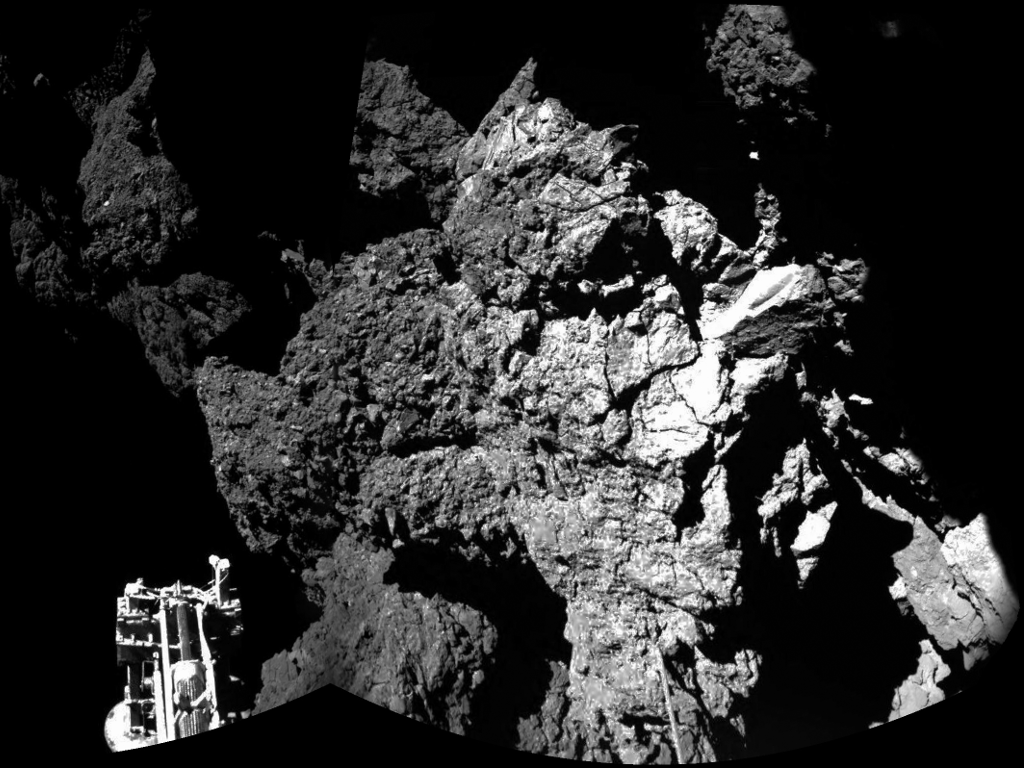
#> input picture Twitter/ca2015ref/p102_Python/comet.crop.png, 1024 x 768 px
$ python proftest.py
#> lines starting #> are read from the running program, lines starting #| are printed output that depends on the picture
### Twitter/ca2015ref/p102_Python/fwht_python.py
from numpy import log2
import random
from PIL import Image

fbits = 8 # 8 bit grayscale image
chunksize = 32
nterms = 4

def fwht(arr):
    n = len(arr)
    b = int(log2(n))

    for bit in range(b):
        for k in range(n):
            if k & (1 << bit) == 0:
                j = (1 << bit) | k
                tmp = arr[k]
                arr[k] += arr[j]
                arr[j] = tmp - arr[j]

def squishChunk(f):
    n = len(f)
    b = int(log2(n))

    # shift function so that its range is centred around 0, e.g. [0,255] -> [-128,127]
    f = [j - (1 << fbits - 1) for j in f]

    fwht(f)
    f = [int(float(j) / n) for j in f]

    Franked = sorted(list(enumerate(f)),key=lambda x:-abs(x[1]))
    return Franked[:nterms]

def expandChunk(cmpChunk):
    nterms = len(cmpChunk)
    fbar = [0 for j in range(chunksize)]
    for j in range(nterms):
        fbar[cmpChunk[j][0]] = cmpChunk[j][1]

    fwht(fbar)
    return [j + (1 << fbits -1) for j in fbar]


def squishImage(imgfile):
    # file should be 8 bit grayscale, #pixels divisible by chunksize
#> called with imgfile = 'comet.crop.png'
    img = Image.open(imgfile)
#> img is the input picture: PIL image 1024x768 L; min 0, max 255, mean 44.5
    img_arr = list(img.getdata())
#> img_arr = 786432 items
    #npixels = img.size[0] * img.size[1]
    npixels = len(img_arr)
#> npixels = 786432
    new_img_arr = [0 for j in range(npixels)]
    nchunks = npixels / chunksize
#> nchunks = 24576
    cmpChunks = [0 for j in range(nchunks)]

    for j in range(nchunks):
        start = j * chunksize
        end = start + chunksize
        chunk = img_arr[start:end]
        cmpChunks[j] = squishChunk(chunk)
#> after the loop, cmpChunks = 24576 items

    print 'Compressed size: ', 18./8 * nterms * nchunks, 'bytes'
#| Compressed size:  221184.0 bytes

    return cmpChunks

def expandImage(cmpChunks,x,y):
    nchunks = len(cmpChunks)
    new_img_arr = [0 for j in range(nchunks * chunksize)]
    start = 0

    for j in range(nchunks):
        chunk = expandChunk(cmpChunks[j])
        new_img_arr[start:start + chunksize] = chunk
        start += chunksize

    new_img = Image.new('L',(x,y))
    new_img.putdata(new_img_arr)
    new_img.show()


### Twitter/ca2015ref/p102_Python/proftest.py
import fwht_python as fwht
cmpChunks = fwht.squishImage("comet.crop.png")
#> cmpChunks = 24576 items
fwht.expandImage(cmpChunks,1024,768)
#> in expandImage, `nchunks = len(cmpChunks)`: nchunks = 24576
#> in expandImage, `new_img = Image.new('L',(x,y))`: new_img: PIL image 1024x768 L; every value is 0
#> in expandImage, `new_img.putdata(new_img_arr)`:
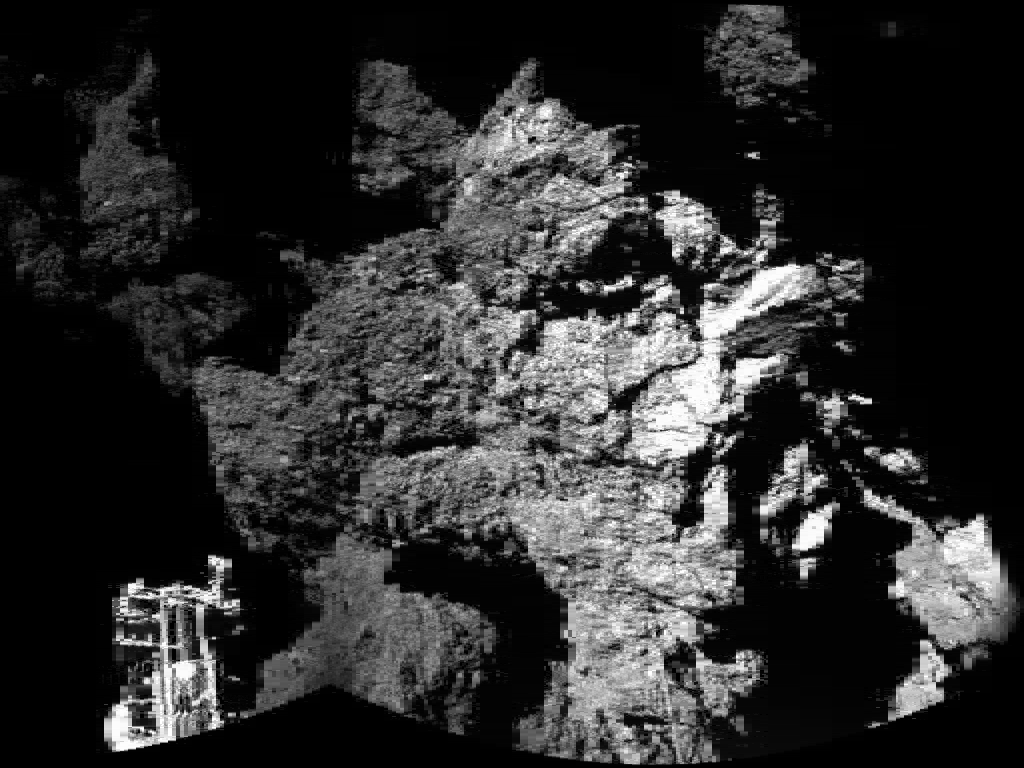
#> new_img: PIL image 1024x768 L; min 0, max 255, mean 44.9
